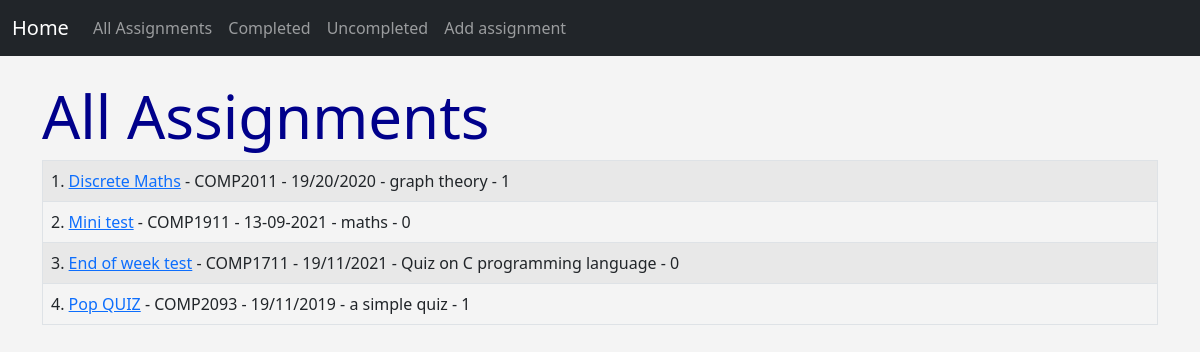
/all_assignments, run on the app's committed database.
### run.py (models this page shows, shortened)
class Assignment(db.Model):
	id = db.Column(db.Integer, primary_key=True)
	title = db.Column(db.String(40), nullable = False)
	code = db.Column(db.String(10), nullable = False)
	deadline = db.Column(db.String)
	description = db.Column(db.String(400))
	completed = db.Column(db.Integer)
	date_added = db.Column(db.DateTime, default=datetime.utcnow)

### run.py (the view)
@app.route('/all_assignments', methods=['GET', 'POST'])
def all_assignments():
	assingments = Assignment.query.order_by(Assignment.id)
	return render_template("all_assignments.html",
		assingments=assingments)

### templates/all_assignments.html
{% extends 'base.html' %}
{% block content %}
<h1>All Assignments</h1>
<table class="table table-hover table-bordered table-striped">
    {% for data in assingments %}
        <tr>
        <td>{{ data.id }}. <a href="{{ url_for('update', id=data.id)}}">{{ data.title }}</a> - {{ data.code }} - {{ data.deadline }}  - {{ data.description }} - {{ data.completed }}</td>
        </tr>
    {% endfor %}
    </table>
{% endblock %}

### templates/base.html (shortened to what this page needs)
<!doctype html>
<html lang="en">
  <head>
    <link href="https://cdn.jsdelivr.net/npm/bootstrap@5.0.0-beta1/dist/css/bootstrap.min.css" rel="stylesheet">
    <link href="{{ url_for('static', filename='css/style.css') }}" rel="stylesheet">
  </head>
  <body>
  	{% include 'navbar.html' %}
  	<br/>
  	<div class="container">
		{% block content %}
		{% endblock %}
	</div>
  </body>
</html>

### templates/navbar.html (shortened to what this page needs)
<nav class="navbar navbar-expand-lg navbar-dark bg-dark">
  <div class="container-fluid">
    <a class="navbar-brand" href="{{ url_for('index') }}">Home</a>
    <div class="collapse navbar-collapse" id="navbarSupportedContent">
      <ul class="navbar-nav me-auto mb-2 mb-lg-0">
        <li class="nav-item">
          <a class="nav-link" href="{{ url_for('all_assignments')}}">All Assignments</a>
        </li>
        <li class="nav-item">
          <a class="nav-link" href="{{ url_for('completed')}}">Completed</a>
        </li>
        <li class="nav-item">
          <a class="nav-link" href="{{ url_for('uncompleted')}}">Uncompleted</a>
        </li>
        <li class="nav-item">
          <a class="nav-link" href="{{ url_for('add_assignment')}}">Add assignment</a>
        </li>
      </ul>
    </div>
  </div>
</nav>

### static/css/style.css (style rules this page uses)
h1 { color: darkblue; font-size:60px; }
body { background: #f4f4f4; }

### data on the page
Assignment: id "1", title "Discrete Maths", code "COMP2011", deadline "19/20/2020", description "graph theory", completed "1"
Assignment: id "2", title "Mini test", code "COMP1911", deadline "13-09-2021", description "maths", completed "0"
Assignment: id "3", title "End of week test", code "COMP1711", deadline "19/11/2021", description "Quiz on C programming language", completed "0"
Assignment: id "4", title "Pop QUIZ", code "COMP2093", deadline "19/11/2019", description "a simple quiz", completed "1"
